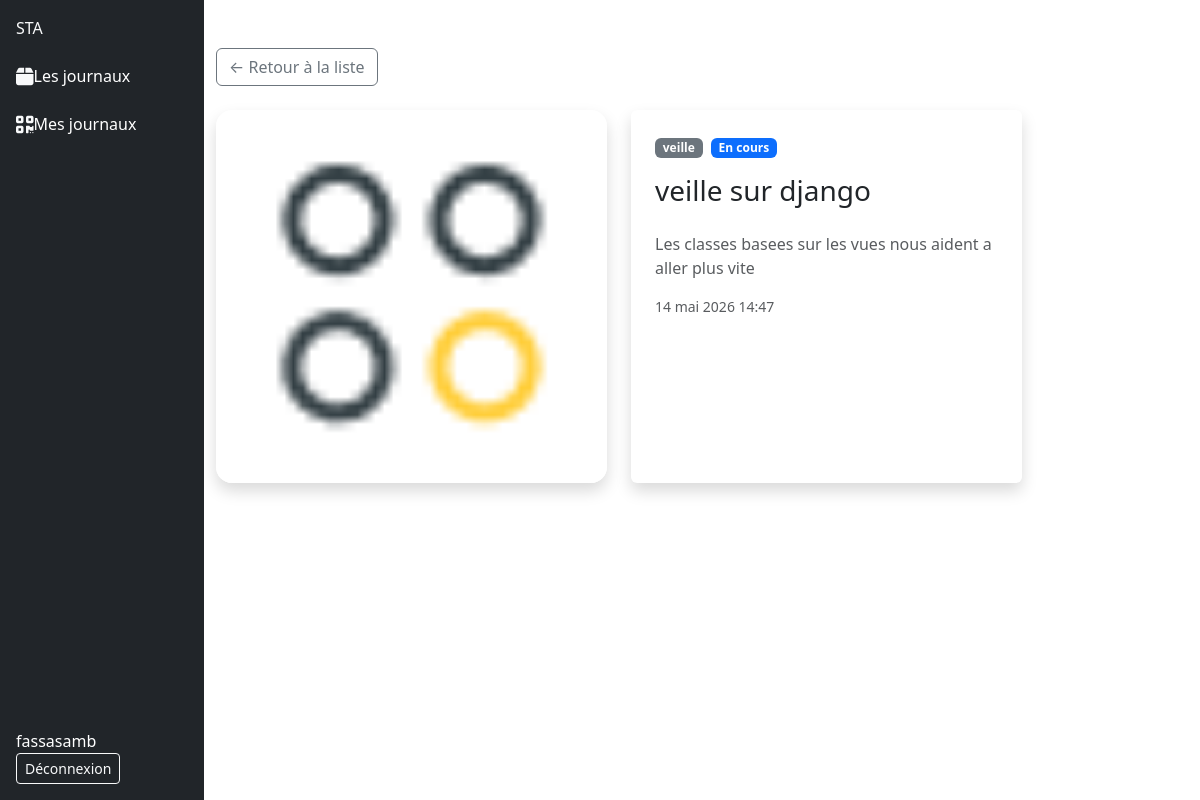
Screenshot of /entree/entree/1/detail (signed in) with the database file from the repository.
### activite/models.py (models this page shows)
class Entree(models.Model) :
    class Statut(models.TextChoices):
        EN_COURS = 'en_cours', 'En cours'
        RESOLU   = 'resolu',   'Résolu'
        BLOQUE   = 'bloque',   'Bloqué'
    titre = models.CharField( max_length=100)
    contenu_textuel = models.TextField()
    image_de_preuve = models.ImageField(upload_to='images/')
    date_creation = models.DateTimeField(auto_now_add=True)
    categorie = models.ForeignKey(Categorie, on_delete=models.SET_NULL, null=True)
    user = models.ForeignKey(User, on_delete=models.SET_NULL, null=True)
    etat = models.CharField(
        max_length=20,
        choices=Statut.choices,
        default=Statut.EN_COURS
    )

class Categorie(models.Model) :
    nom_categorie = models.CharField( max_length=64)
    description = models.TextField()
    date_creation = models.DateTimeField(auto_now_add=True)
    def __str__(self):
        return self.nom_categorie

### activite/views.py (the view)
# urls.py: path("entree/<int:pk>/detail", EntreeDetailView.as_view(), name="detail_entree"),
class EntreeDetailView(LoginRequiredMixin, DetailView):
    model = Entree
    template_name = 'detail_tache.html'
    context_object_name = 'entree'

### activite/templates/detail_tache.html (shortened to what this page needs)
{% extends 'base.html' %}
{% load static %}
{% block content %}
<div class="container py-4">
    <a href="{% url 'entree' %}" class="btn btn-outline-secondary mb-4">
        ← Retour à la liste
    </a>
    <div class="row g-4">
        <div class="col-5">
            {% if entree.image_de_preuve %}
                <img src="{{ entree.image_de_preuve.url }}"
                     class="img-fluid rounded-4 shadow w-100"
                     style="max-height: 400px; object-fit: cover;"
                     alt="Preuve">
            {% else %}
                <div class="bg-secondary d-flex align-items-center justify-content-center rounded-4"
                     style="height: 400px;">
                    <span class="text-white opacity-50">Aucune image</span>
                </div>
            {% endif %}
        </div>
        <div class="col-5">
            <div class="card shadow border-0 h-100 p-4">
                <div class="mb-3">
                    <span class="badge bg-secondary me-1">{{ entree.categorie }}</span>
                    {% if entree.etat == 'en_cours' %}
                        <span class="badge bg-primary">{{ entree.get_etat_display }}</span>
                    {% elif entree.etat == 'resolu' %}
                        <span class="badge bg-success">{{ entree.get_etat_display }}</span>
                    {% elif entree.etat == 'bloque' %}
                        <span class="badge bg-danger">{{ entree.get_etat_display }}</span>
                    {% endif %}
                </div>
                <h3>{{ entree.titre }}</h3>
                <p class="text-muted mt-3">{{ entree.contenu_textuel }}</p>
                <small class="text-muted">{{ entree.date_creation }}</small>
            </div>
        </div>
    </div>
</div>
{% endblock content %}

### templates/base.html (shortened to what this page needs)
{% load static %}
<!DOCTYPE html>
<html lang="en">
<head>
    <link href="https://cdn.jsdelivr.net/npm/bootstrap@5.3.3/dist/css/bootstrap.min.css" rel="stylesheet">
</head>
<body>
    <div class=" justify-content-between m-0">
        <div class="row d-flex flex-row" >
            <div class="sidebar sticky-top d-flex flex-column justify-content-between align-items-start p-3 vh-100 bg-dark  start-0 top-0  col-2" >
                <div class="d-flex flex-column align-items-start gap-4">
                <a class="navbar-brand text-light" href="{% url 'entree' %}">STA</a>
                <a class="text-decoration-none text-white" href="{% url 'entree' %}"><i class="fa-solid fa-box fa-lg text-light"></i>Les journaux</a>
                <a class="text-decoration-none text-white" href="{% url 'user_entrees' user.pk%}"><i class="fa-solid fa-qrcode fa-lg text-light"></i>Mes journaux</a>
                </div>
                <div>
                {% if request.user.is_authenticated %}
                    <span class="text-white me-3">{{ request.user.username }}</span>
                    <form method="post" action="{% url 'logout' %}">
                        <button type="submit" class="btn btn-outline-light btn-sm">Déconnexion</button>
                    </form>
                {% endif %}
                </div>
            </div>
            <div class="col-10 mt-4 ">
                {% block content %}
                {% endblock content %}
            </div>
        </div>
    </div>
</body>
</html>

### rows the page displays
Entree: image_de_preuve (picture), categorie "veille", etat "En cours", titre "veille sur django", contenu_textuel "Les classes basees sur les vues nous aident a aller plus vite", date_creation "14 mai 2026 14:47"

### other values shown
{{ request.user.username }} "fassasamb"
